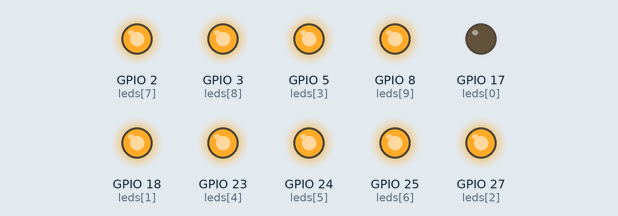
This program was run on a simulated Raspberry Pi (BCM pin numbers). Parts: output pins drawn as LEDs (lit = HIGH). What the program prints to the terminal is not drawn.

Above: at 0.05 s.
At 0.75 s:
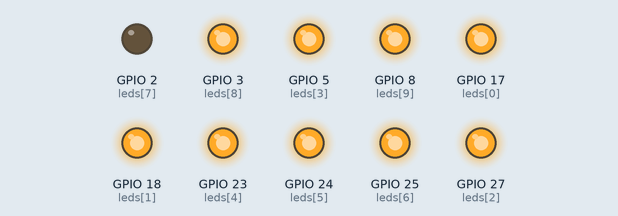
At 1.55 s:
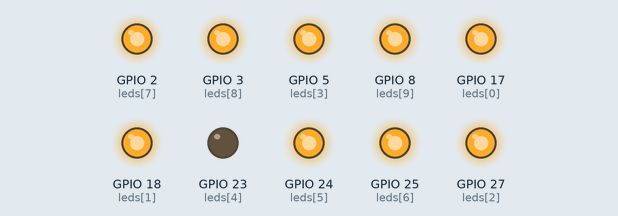
At 2.25 s:
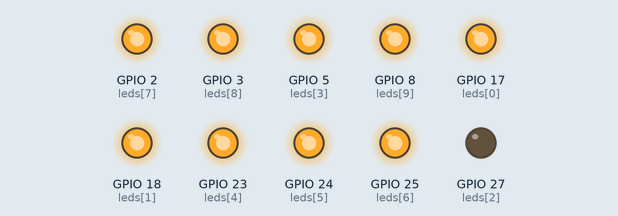
At 3.0 s:
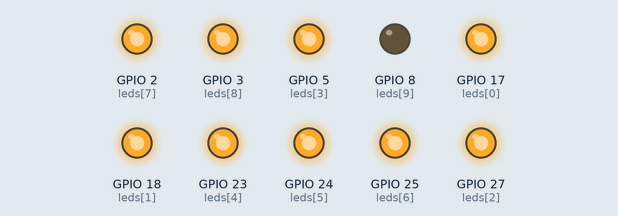
At 4.55 s:
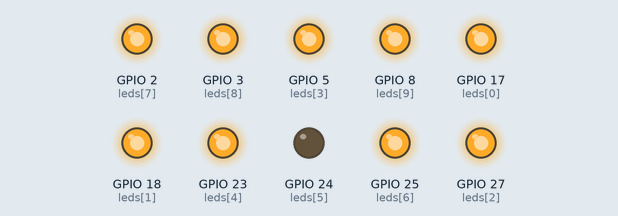
Timing chart, 0 to 4.8 s (numbered marks = the images above):
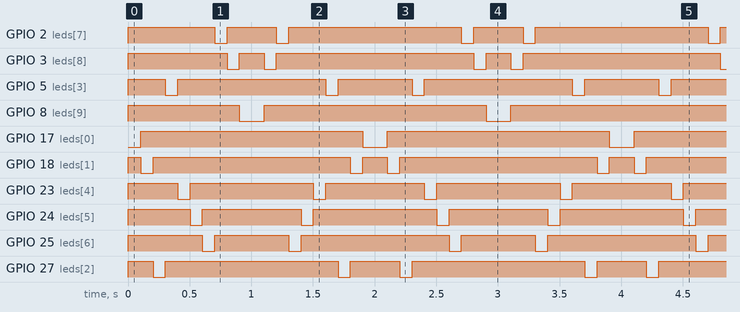

The program:

light_water.py
```python
'''
FILE NAME: light_water.py
DESCRIPTION: When an LED Bar Graph is connected, all the LEDs will be turned off in the start and then when this is run, this will go through the row of 10 LEDs and turn them on and off from left to right and then turn them on and off from right to left forever.
USAGE: "python light_water.py"
'''

# Imports
from gpiozero import LED
from time import sleep

# The schematic diagram from Freenove wanted the 4th LED to be connected to GPIO22 however for some reason this LED would be lit up by default before the code ran. I don't know why and I assume it's left over voltage or something so not 100% sure. In any case, I used GPIO5 instead for the 4th LED (5).
led_pin_numbers = [17, 18, 27, 5, 23, 24, 25, 2, 3, 8]

# Intialize the LEDs with an intiial value of "True". This will TURN ON all the LEDs by default. This is necessary so that the LEDs DO NOT light up from the start because in the circuit the GPIO pins are connected to the cathode ("-"), not the anode ("+") so it's working through an inverse setup. Meaning for the LEDs to be off by default, we need to set the output to HIGH.
# Without this, it will intiially be turned "off" (output set to LOW) which will show the LEDs with the light on due to the inverse cathode connection setup.
leds = [LED(pin=pin_number, initial_value=True) for pin_number in led_pin_numbers]

def blinkRowOfLEDs():
    '''
    The schematic diagram is designed in such a way that in this circuit, the cathodes ("-", the negative) of the LEDs are connected to the GPIO pins, which is different from the previous circuit where the ANODES ("+") where connected to the GPIO pins. This is the inverse of normal behavior. This means that LEDs turn ON when the GPIO output is set to LOW level in the program.

    - IMPORTANT: "led.on()" will TURN OFF the LED because that sets it to HIGH level output.
    - IMPORTANT: "led.off()" will TURN ON the LED because that sets it to a LOW level output.
    '''

    while True:
        # From left to right, turn on and off the individual LEDs.
        for i in range(0, len(leds), 1):
            leds[i].off()
            sleep(0.1)
            leds[i].on()

        # From right to left, turn on and off the individual LEDs
        for i in range(len(leds) - 1, -1, -1):
            leds[i].off()
            sleep(0.1)
            leds[i].on()

is_running_as_main_program = (__name__ == '__main__')

if is_running_as_main_program:
    print('Program is starting...')

    try:
        blinkRowOfLEDs()
    except KeyboardInterrupt:
        print('Ending program!')
    finally:
        for i in range(0, len(leds)):
            leds[i].close()
```

Measured:
- by itself, GPIO 2 (leds[7]): repeats every 2.0 s: HIGH 0.40 s, LOW 0.10 s, HIGH 1.4 s, LOW 0.10 s
- by itself, GPIO 3 (leds[8]): repeats every 2.0 s: HIGH 0.20 s, LOW 0.10 s, HIGH 1.6 s, LOW 0.10 s
- by itself, GPIO 5 (leds[3]): repeats every 2.0 s: HIGH 1.2 s, LOW 0.10 s, HIGH 0.60 s, LOW 0.10 s
- by itself, GPIO 8 (leds[9]), GPIO 17 (leds[0]): alternates HIGH for 1.8 s and LOW for 0.20 s
- by itself, GPIO 18 (leds[1]): repeats every 2.0 s: HIGH 1.6 s, LOW 0.10 s, HIGH 0.20 s, LOW 0.10 s
- by itself, GPIO 23 (leds[4]): repeats every 2.0 s: HIGH 1.0 s, LOW 0.10 s, HIGH 0.80 s, LOW 0.10 s
- by itself, GPIO 24 (leds[5]): repeats every 2.0 s: HIGH 0.80 s, LOW 0.10 s, HIGH 1.0 s, LOW 0.10 s
- by itself, GPIO 25 (leds[6]): repeats every 2.0 s: HIGH 0.60 s, LOW 0.10 s, HIGH 1.2 s, LOW 0.10 s
